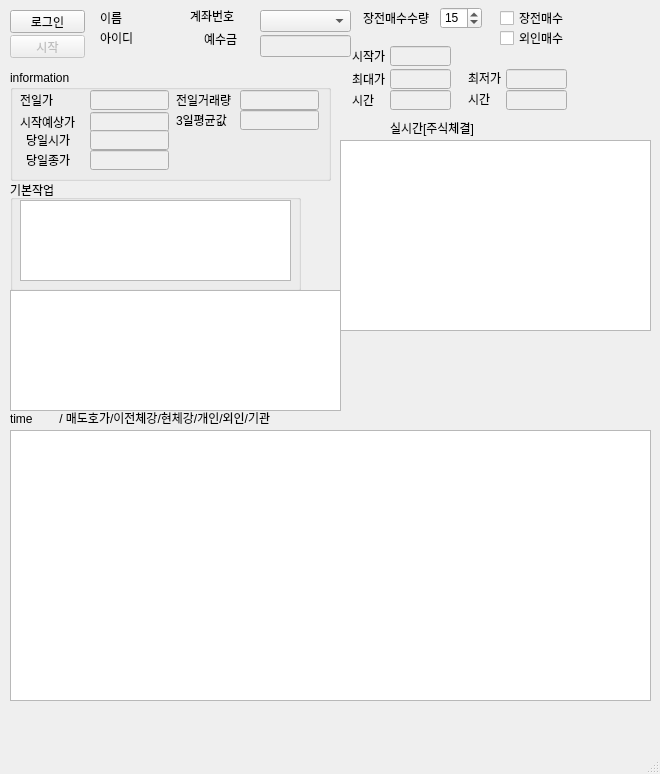
<?xml version="1.0" encoding="UTF-8"?>
<ui version="4.0">
 <class>MainWindow</class>
 <widget class="QMainWindow" name="MainWindow">
  <property name="geometry">
   <rect>
    <x>0</x>
    <y>0</y>
    <width>660</width>
    <height>774</height>
   </rect>
  </property>
  <property name="windowTitle">
   <string>MainWindow</string>
  </property>
  <widget class="QWidget" name="centralwidget">
   <widget class="QPushButton" name="loginbutton">
    <property name="geometry">
     <rect>
      <x>10</x>
      <y>10</y>
      <width>75</width>
      <height>23</height>
     </rect>
    </property>
    <property name="text">
     <string>로그인</string>
    </property>
   </widget>
   <widget class="QGroupBox" name="groupBox">
    <property name="geometry">
     <rect>
      <x>10</x>
      <y>180</y>
      <width>291</width>
      <height>111</height>
     </rect>
    </property>
    <property name="title">
     <string>기본작업</string>
    </property>
    <widget class="QTextEdit" name="textEdit">
     <property name="geometry">
      <rect>
       <x>10</x>
       <y>20</y>
       <width>271</width>
       <height>81</height>
      </rect>
     </property>
    </widget>
   </widget>
   <widget class="QLabel" name="namelabel">
    <property name="geometry">
     <rect>
      <x>100</x>
      <y>10</y>
      <width>91</width>
      <height>16</height>
     </rect>
    </property>
    <property name="text">
     <string>이름</string>
    </property>
   </widget>
   <widget class="QLabel" name="idlabel">
    <property name="geometry">
     <rect>
      <x>100</x>
      <y>30</y>
      <width>91</width>
      <height>16</height>
     </rect>
    </property>
    <property name="text">
     <string>아이디</string>
    </property>
   </widget>
   <widget class="QLineEdit" name="ui_deposit">
    <property name="enabled">
     <bool>false</bool>
    </property>
    <property name="geometry">
     <rect>
      <x>260</x>
      <y>35</y>
      <width>91</width>
      <height>22</height>
     </rect>
    </property>
   </widget>
   <widget class="QLabel" name="label_17">
    <property name="geometry">
     <rect>
      <x>204</x>
      <y>31</y>
      <width>48</width>
      <height>16</height>
     </rect>
    </property>
    <property name="text">
     <string>예수금</string>
    </property>
   </widget>
   <widget class="QTextEdit" name="ui_RTleverage">
    <property name="geometry">
     <rect>
      <x>340</x>
      <y>140</y>
      <width>311</width>
      <height>191</height>
     </rect>
    </property>
   </widget>
   <widget class="QLabel" name="realtime">
    <property name="geometry">
     <rect>
      <x>390</x>
      <y>120</y>
      <width>111</width>
      <height>16</height>
     </rect>
    </property>
    <property name="text">
     <string>실시간[주식체결]</string>
    </property>
   </widget>
   <widget class="QLabel" name="namelabel_2">
    <property name="geometry">
     <rect>
      <x>190</x>
      <y>8</y>
      <width>91</width>
      <height>16</height>
     </rect>
    </property>
    <property name="text">
     <string>계좌번호</string>
    </property>
   </widget>
   <widget class="QComboBox" name="ui_assetnum">
    <property name="geometry">
     <rect>
      <x>260</x>
      <y>10</y>
      <width>91</width>
      <height>22</height>
     </rect>
    </property>
   </widget>
   <widget class="QPushButton" name="startButton">
    <property name="enabled">
     <bool>false</bool>
    </property>
    <property name="geometry">
     <rect>
      <x>10</x>
      <y>35</y>
      <width>75</width>
      <height>23</height>
     </rect>
    </property>
    <property name="text">
     <string>시작</string>
    </property>
   </widget>
   <widget class="QLabel" name="itemCodeLabel_3">
    <property name="geometry">
     <rect>
      <x>363</x>
      <y>10</y>
      <width>81</width>
      <height>16</height>
     </rect>
    </property>
    <property name="text">
     <string>장전매수수량</string>
    </property>
   </widget>
   <widget class="QCheckBox" name="ui_sb_realtrade">
    <property name="enabled">
     <bool>true</bool>
    </property>
    <property name="geometry">
     <rect>
      <x>500</x>
      <y>10</y>
      <width>81</width>
      <height>16</height>
     </rect>
    </property>
    <property name="text">
     <string>장전매수</string>
    </property>
    <property name="checked">
     <bool>false</bool>
    </property>
   </widget>
   <widget class="QTextEdit" name="ui_sb">
    <property name="geometry">
     <rect>
      <x>10</x>
      <y>290</y>
      <width>331</width>
      <height>121</height>
     </rect>
    </property>
   </widget>
   <widget class="QGroupBox" name="groupBox_2">
    <property name="geometry">
     <rect>
      <x>10</x>
      <y>70</y>
      <width>321</width>
      <height>111</height>
     </rect>
    </property>
    <property name="title">
     <string>information</string>
    </property>
    <widget class="QLabel" name="label_15">
     <property name="geometry">
      <rect>
       <x>10</x>
       <y>20</y>
       <width>41</width>
       <height>20</height>
      </rect>
     </property>
     <property name="text">
      <string>전일가</string>
     </property>
    </widget>
    <widget class="QLineEdit" name="ui_preprice">
     <property name="enabled">
      <bool>false</bool>
     </property>
     <property name="geometry">
      <rect>
       <x>80</x>
       <y>20</y>
       <width>79</width>
       <height>20</height>
      </rect>
     </property>
    </widget>
    <widget class="QLineEdit" name="ui_prevolume">
     <property name="enabled">
      <bool>false</bool>
     </property>
     <property name="geometry">
      <rect>
       <x>230</x>
       <y>20</y>
       <width>79</width>
       <height>20</height>
      </rect>
     </property>
    </widget>
    <widget class="QLabel" name="label_18">
     <property name="geometry">
      <rect>
       <x>166</x>
       <y>20</y>
       <width>61</width>
       <height>20</height>
      </rect>
     </property>
     <property name="text">
      <string>전일거래량</string>
     </property>
    </widget>
    <widget class="QLabel" name="label_20">
     <property name="geometry">
      <rect>
       <x>10</x>
       <y>42</y>
       <width>61</width>
       <height>20</height>
      </rect>
     </property>
     <property name="text">
      <string>시작예상가</string>
     </property>
    </widget>
    <widget class="QLineEdit" name="ui_v233740_beforeprice">
     <property name="enabled">
      <bool>false</bool>
     </property>
     <property name="geometry">
      <rect>
       <x>80</x>
       <y>42</y>
       <width>79</width>
       <height>20</height>
      </rect>
     </property>
    </widget>
    <widget class="QLineEdit" name="ui_openprice">
     <property name="enabled">
      <bool>false</bool>
     </property>
     <property name="geometry">
      <rect>
       <x>80</x>
       <y>60</y>
       <width>79</width>
       <height>20</height>
      </rect>
     </property>
    </widget>
    <widget class="QLabel" name="label_16">
     <property name="geometry">
      <rect>
       <x>16</x>
       <y>62</y>
       <width>48</width>
       <height>16</height>
      </rect>
     </property>
     <property name="text">
      <string>당일시가</string>
     </property>
    </widget>
    <widget class="QLineEdit" name="ui_v233740_closeprice">
     <property name="enabled">
      <bool>false</bool>
     </property>
     <property name="geometry">
      <rect>
       <x>80</x>
       <y>80</y>
       <width>79</width>
       <height>20</height>
      </rect>
     </property>
    </widget>
    <widget class="QLabel" name="label_42">
     <property name="geometry">
      <rect>
       <x>16</x>
       <y>82</y>
       <width>48</width>
       <height>16</height>
      </rect>
     </property>
     <property name="text">
      <string>당일종가</string>
     </property>
    </widget>
    <widget class="QLabel" name="label_21">
     <property name="geometry">
      <rect>
       <x>166</x>
       <y>40</y>
       <width>61</width>
       <height>20</height>
      </rect>
     </property>
     <property name="text">
      <string>3일평균값</string>
     </property>
    </widget>
    <widget class="QLineEdit" name="ui_v233740_average3day">
     <property name="enabled">
      <bool>false</bool>
     </property>
     <property name="geometry">
      <rect>
       <x>230</x>
       <y>40</y>
       <width>79</width>
       <height>20</height>
      </rect>
     </property>
    </widget>
   </widget>
   <widget class="QTextEdit" name="ui_info">
    <property name="geometry">
     <rect>
      <x>10</x>
      <y>430</y>
      <width>641</width>
      <height>271</height>
     </rect>
    </property>
   </widget>
   <widget class="QSpinBox" name="ui_sb_num">
    <property name="geometry">
     <rect>
      <x>440</x>
      <y>7</y>
      <width>42</width>
      <height>22</height>
     </rect>
    </property>
    <property name="maximum">
     <number>200</number>
    </property>
    <property name="singleStep">
     <number>5</number>
    </property>
    <property name="value">
     <number>15</number>
    </property>
   </widget>
   <widget class="QCheckBox" name="ui_alien_realtrade">
    <property name="enabled">
     <bool>true</bool>
    </property>
    <property name="geometry">
     <rect>
      <x>500</x>
      <y>30</y>
      <width>81</width>
      <height>16</height>
     </rect>
    </property>
    <property name="text">
     <string>외인매수</string>
    </property>
    <property name="checked">
     <bool>false</bool>
    </property>
   </widget>
   <widget class="QLineEdit" name="ui_lmint">
    <property name="enabled">
     <bool>false</bool>
    </property>
    <property name="geometry">
     <rect>
      <x>506</x>
      <y>90</y>
      <width>61</width>
      <height>20</height>
     </rect>
    </property>
   </widget>
   <widget class="QLineEdit" name="ui_lmin">
    <property name="enabled">
     <bool>false</bool>
    </property>
    <property name="geometry">
     <rect>
      <x>506</x>
      <y>69</y>
      <width>61</width>
      <height>20</height>
     </rect>
    </property>
   </widget>
   <widget class="QLabel" name="label_26">
    <property name="geometry">
     <rect>
      <x>468</x>
      <y>70</y>
      <width>48</width>
      <height>16</height>
     </rect>
    </property>
    <property name="text">
     <string>최저가</string>
    </property>
   </widget>
   <widget class="QLabel" name="label_19">
    <property name="geometry">
     <rect>
      <x>352</x>
      <y>48</y>
      <width>48</width>
      <height>16</height>
     </rect>
    </property>
    <property name="text">
     <string>시작가</string>
    </property>
   </widget>
   <widget class="QLabel" name="label_34">
    <property name="geometry">
     <rect>
      <x>352</x>
      <y>92</y>
      <width>48</width>
      <height>16</height>
     </rect>
    </property>
    <property name="text">
     <string>시간</string>
    </property>
   </widget>
   <widget class="QLabel" name="label_27">
    <property name="geometry">
     <rect>
      <x>468</x>
      <y>91</y>
      <width>48</width>
      <height>16</height>
     </rect>
    </property>
    <property name="text">
     <string>시간</string>
    </property>
   </widget>
   <widget class="QLabel" name="label_33">
    <property name="geometry">
     <rect>
      <x>352</x>
      <y>71</y>
      <width>48</width>
      <height>16</height>
     </rect>
    </property>
    <property name="text">
     <string>최대가</string>
    </property>
   </widget>
   <widget class="QLineEdit" name="ui_lmax">
    <property name="enabled">
     <bool>false</bool>
    </property>
    <property name="geometry">
     <rect>
      <x>390</x>
      <y>69</y>
      <width>61</width>
      <height>20</height>
     </rect>
    </property>
   </widget>
   <widget class="QLineEdit" name="ui_lopen">
    <property name="enabled">
     <bool>false</bool>
    </property>
    <property name="geometry">
     <rect>
      <x>390</x>
      <y>46</y>
      <width>61</width>
      <height>20</height>
     </rect>
    </property>
   </widget>
   <widget class="QLineEdit" name="ui_lmaxt">
    <property name="enabled">
     <bool>false</bool>
    </property>
    <property name="geometry">
     <rect>
      <x>390</x>
      <y>90</y>
      <width>61</width>
      <height>20</height>
     </rect>
    </property>
   </widget>
   <widget class="QLabel" name="realtime_2">
    <property name="geometry">
     <rect>
      <x>10</x>
      <y>410</y>
      <width>401</width>
      <height>16</height>
     </rect>
    </property>
    <property name="text">
     <string>time        / 매도호가/이전체강/현체강/개인/외인/기관</string>
    </property>
   </widget>
  </widget>
  <widget class="QMenuBar" name="menubar">
   <property name="geometry">
    <rect>
     <x>0</x>
     <y>0</y>
     <width>660</width>
     <height>21</height>
    </rect>
   </property>
  </widget>
  <widget class="QStatusBar" name="statusbar"/>
 </widget>
 <resources/>
 <connections/>
</ui>
